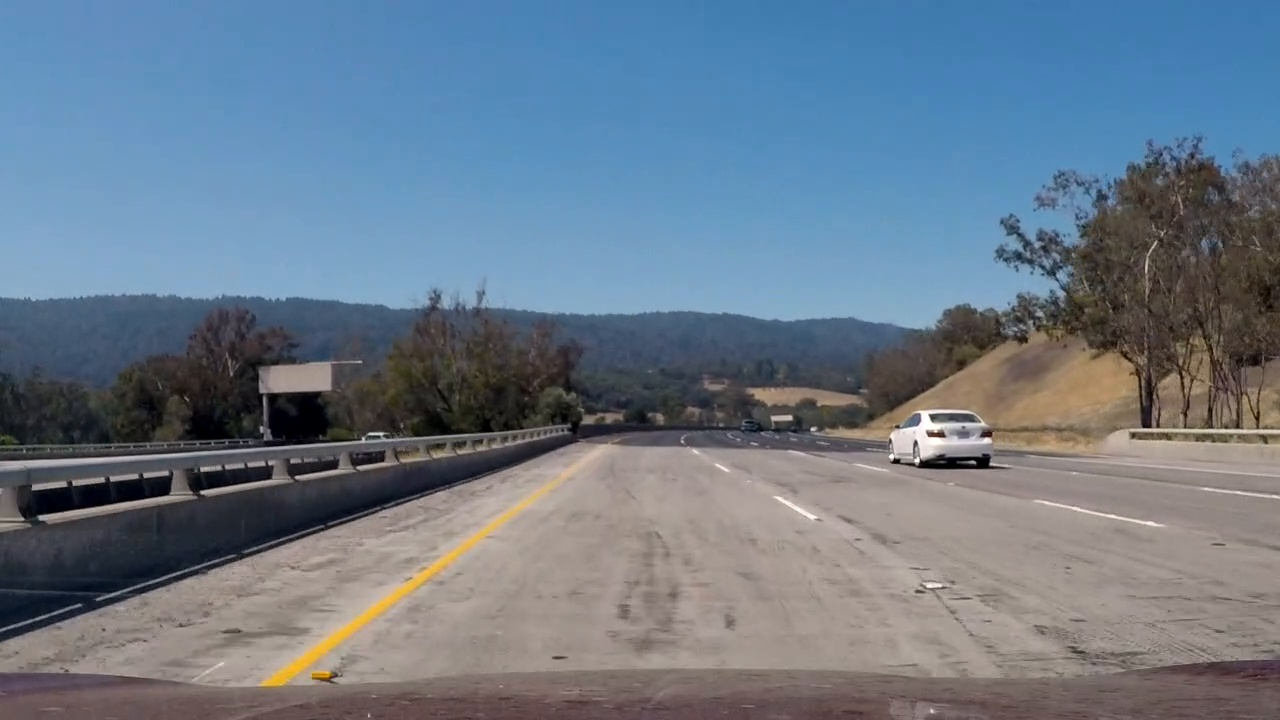
#> input picture test_images/test8.jpg, 1280 x 720 px
$ python test_highlight_lane.py   (older library calls are emulated)
#> lines starting #> are read from the running program, lines starting #| are printed output that depends on the picture; after the words box and inside, x2 and y2 are one past the last pixel; in counts of white or black regions, pixels touching at a corner belong together
### src/utils/highlight_lane.py
import cv2

from src.utils.image_pipeline import pipeline, undistort, warp
#> (reads src/calibration_matrix.p from the repository)
#> further down, test_img is the input picture: shape (720, 1280, 3); mean B, G, R 136.6, 121.4, 106.7
from src.utils.lane_detection import detect_lanes


def highlight(img):
    undistorted_img = cv2.cvtColor(undistort(img), cv2.COLOR_BGR2RGB)
    pipelined_img, unwarped, M, Minv, d_pre, d_post = pipeline(img, debug=True)
    _, pipelined_img_lanes, curvatures, offcenter = detect_lanes(pipelined_img)
    unwarped_pipelined_img_lanes = warp(pipelined_img_lanes, Minv)

    combined = cv2.addWeighted(undistorted_img, 1, unwarped_pipelined_img_lanes, 0.3, 0)
    return combined, undistorted_img, unwarped_pipelined_img_lanes

### src/utils/image_pipeline.py
import cv2
import numpy as np

from src.utils.calibration import setup_undistort
from src.utils.gradients import abs_sobel_thresh, threshold, dir_threshold, mag_thresh

undistort = setup_undistort("calibration_matrix.p")


def birds_eye_view(image, debug=False):
    src = np.float32([
        [215, 706],
        [580, 460],
        [704, 460],
        [1094, 706],
    ])

    dst = np.float32([
        [320, 720],
        [320, 0],
        [960, 0],
        [960, 720],
    ])

    M = cv2.getPerspectiveTransform(src, dst)
    Minv = cv2.getPerspectiveTransform(dst, src)
    warped = warp(image, M)
    unwarped = warp(warped, Minv)

    debug_pre = None
    debug_post = None
    if debug:
        vrx = (np.array(src, np.int32)).reshape((-1, 1, 2))
        image_bgr = cv2.cvtColor(image * 255, cv2.COLOR_GRAY2BGR)
        debug_pre = cv2.polylines(image_bgr, [vrx], True, (255, 0, 0), 3)
        vrx = (np.array(dst, np.int32)).reshape((-1, 1, 2))
        warped_bgr = cv2.cvtColor(warped * 255, cv2.COLOR_GRAY2BGR)
        debug_post = cv2.polylines(warped_bgr, [vrx], True, (255, 0, 0), 3)

    return warped, unwarped, M, Minv, debug_pre, debug_post


def warp(image, M):
    return cv2.warpPerspective(image, M, image.shape[1::-1])


def pipeline(image, debug=False):
#> called with debug = True
    image_undistorted = undistort(image)
    thresholded = thresholded_binary_image(image_undistorted)
    birdseye = birds_eye_view(thresholded, debug)
    return birdseye


def thresholded_binary_image(image):
    image_lab = cv2.cvtColor(image, cv2.COLOR_BGR2LAB)
#> image_lab: shape (720, 1280, 3); mean of channels 0, 1, 2 129.4, 127.9, 119.1
    image_hls = cv2.cvtColor(image, cv2.COLOR_BGR2HLS)
#> image_hls: shape (720, 1280, 3); mean of channels 0, 1, 2 66.1, 123, 61.7
    image_lab_l = image_lab[:, :, 0]
    image_hls_h = image_hls[:, :, 0]
    image_hls_l = image_hls[:, :, 1]
    image_hls_s = image_hls[:, :, 2]

    image_lab_l_sobel_x = abs_sobel_thresh(image_lab_l, orient='x', sobel_kernel=15, thresh=(20, 60))
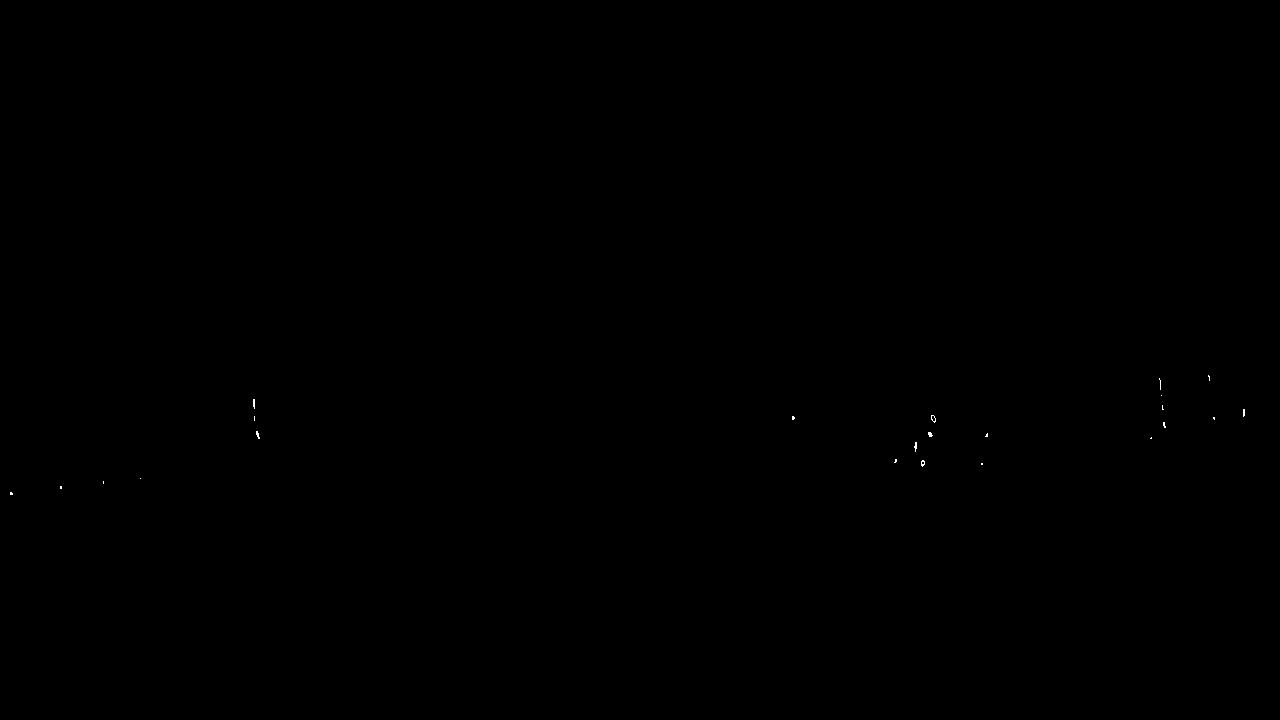
#> image_lab_l_sobel_x: shape (720, 1280); values 0 (black) and 1 (white), 0.02% white in thin lines or dots, all inside (x1, y1, x2, y2) = (10, 375, 1245, 495)

    image_lab_l_sobel_y = abs_sobel_thresh(image_lab_l, orient='y', sobel_kernel=15, thresh=(20, 120))
#> call 2 of abs_sobel_thresh, with orient = 'y', sobel_kernel = 15, thresh = (20, 120)
#> in abs_sobel_thresh (call 2), `sobel = cv2.Sobel(img, cv2.CV_64F, 0, 1, ksize=sobel_kernel)`:
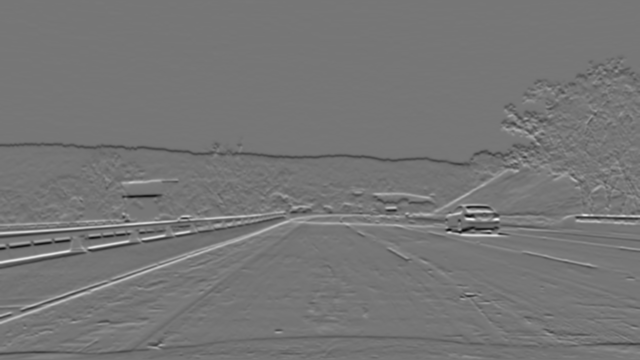
#> sobel: shape (720, 1280) float64 (shown at 1/2 size); min -4.71e+09, max 5.43e+09, mean -6929022.5; drawn with min black and max white
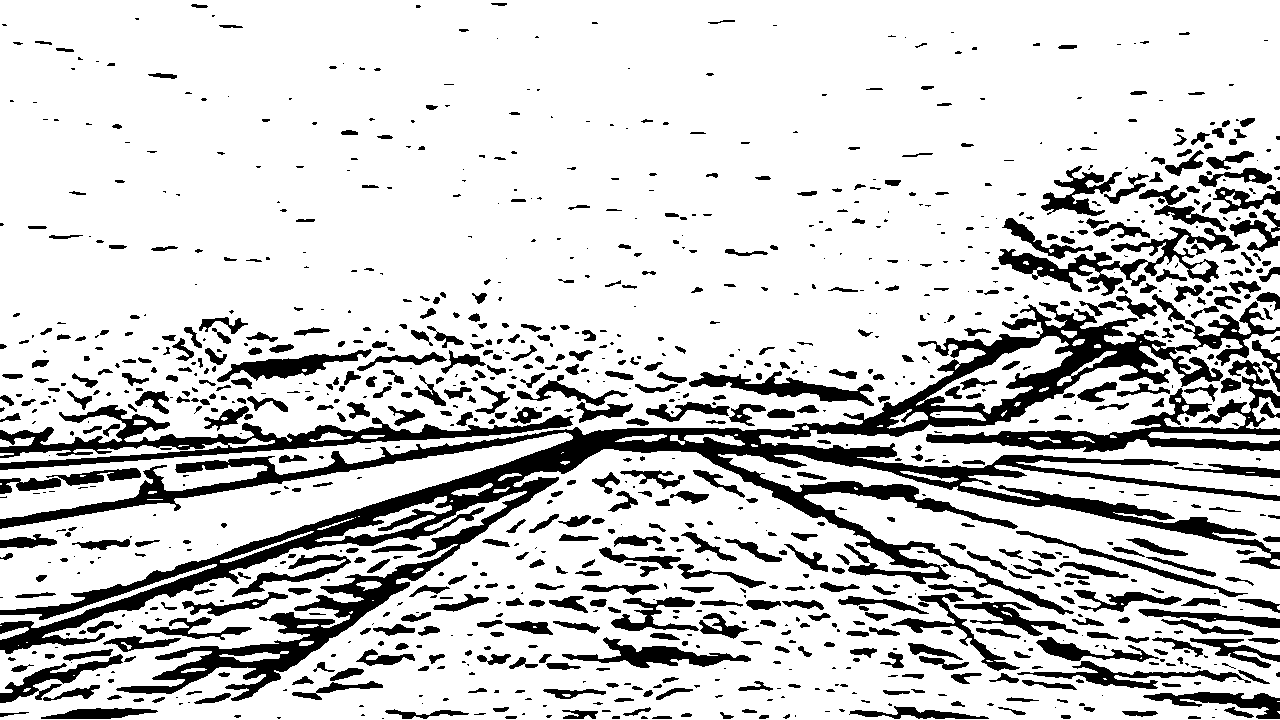
#> image_lab_l_sobel_y: shape (720, 1280); values 0 (black) and 1 (white), 80.8% white; 1105 black regions (495 under 20 px), largest, box (x1, y1, x2, y2) and area: (0, 294, 1280, 701) 65979, (0, 405, 574, 470) 8775, (926, 360, 1280, 452) 6869
    image_lab_l_sobel_mag = mag_thresh(image_lab_l, sobel_kernel=15, thresh=(110, 130))
    image_lab_l_sobel_dir = dir_threshold(image_lab_l, sobel_kernel=15, thresh=(np.pi / 4, np.pi / 2))

    image_hls_h_white = threshold(image_hls_h, thresh=(0, 255))
    image_hls_l_white = threshold(image_hls_l, thresh=(200, 255))
    image_hls_s_white = threshold(image_hls_s, thresh=(0, 255))

    image_hls_h_yellow = threshold(image_hls_h, thresh=(15, 35))
    image_hls_l_yellow = threshold(image_hls_l, thresh=(30, 205))
    image_hls_s_yellow = threshold(image_hls_s, thresh=(85, 255))

    color_binary = np.zeros_like(image_lab_l_sobel_x)
    color_binary[
        (image_lab_l_sobel_x == 1) |
        ((image_lab_l_sobel_y == 1) & (image_lab_l_sobel_mag == 1) & (image_lab_l_sobel_dir == 1)) |
        ((image_hls_h_white == 1) & (image_hls_l_white == 1) & (image_hls_s_white == 1)) |
        ((image_hls_h_yellow == 1) & (image_hls_l_yellow == 1) & (image_hls_s_yellow == 1))
        ] = 1

    return color_binary

### src/utils/gradients.py
import numpy as np
import cv2


def minmax(x, x_abs=None):
    if x_abs is None:
        x_abs = x
    return (x - np.min(x)) / (np.max(x) - np.min(x))


def threshold(img, thresh=(0, 255)):
    mask = np.zeros_like(img)
    mask[(img >= thresh[0]) & (img <= thresh[1])] = 1
    return mask


def abs_sobel_thresh(img, orient='x', sobel_kernel=3, thresh=(0, 255)):
    if orient == 'x':
        sobel = cv2.Sobel(img, cv2.CV_64F, 1, 0, ksize=sobel_kernel)
    else:
        sobel = cv2.Sobel(img, cv2.CV_64F, 0, 1, ksize=sobel_kernel)
    sobel_abs = np.absolute(sobel)
    sobel = np.uint8(255 * minmax(sobel, sobel_abs))
    mask = np.zeros_like(sobel)
    mask[(sobel > thresh[0]) & (sobel < thresh[1])] = 1
    return mask


def mag_thresh(img, sobel_kernel=3, thresh=(0, 255)):
#> called with sobel_kernel = 15, thresh = (110, 130)
    sobel_x = cv2.Sobel(img, cv2.CV_64F, 1, 0, ksize=sobel_kernel)
    sobel_y = cv2.Sobel(img, cv2.CV_64F, 0, 1, ksize=sobel_kernel)
    sobel_xy = np.sqrt(sobel_x ** 2 + sobel_y ** 2)
    sobel = np.uint8(255 * minmax(sobel_xy))
    mask = np.zeros_like(sobel)
    mask[(sobel > thresh[0]) & (sobel < thresh[1])] = 1
    return mask


def dir_threshold(img, sobel_kernel=3, thresh=(0, np.pi / 2)):
#> called with sobel_kernel = 15, thresh = (0.785, 1.57)
    sobel_x = cv2.Sobel(img, cv2.CV_64F, 1, 0, ksize=sobel_kernel)
    sobel_y = cv2.Sobel(img, cv2.CV_64F, 0, 1, ksize=sobel_kernel)
    abs_sobel_x = np.absolute(sobel_x)
    abs_sobel_y = np.absolute(sobel_y)
    direction = np.arctan2(abs_sobel_y, abs_sobel_x)
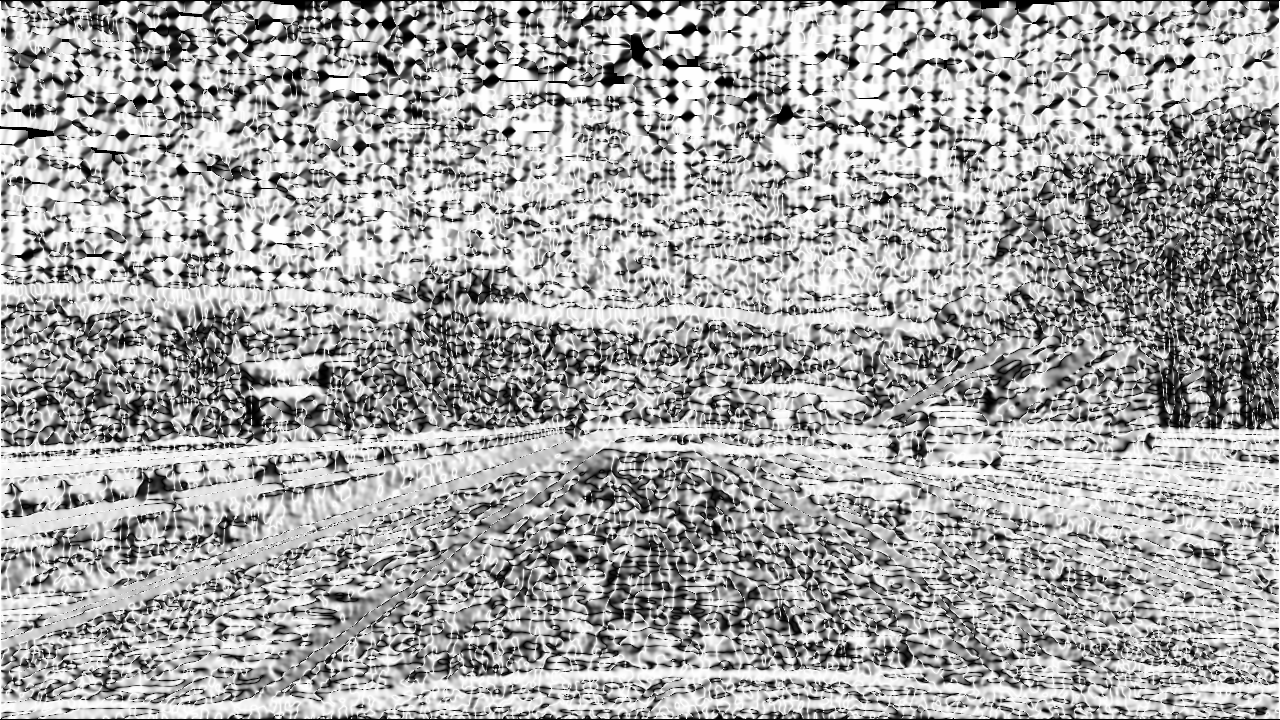
#> direction: shape (720, 1280) float64; min 0, max 1.57, mean 1.03; drawn with min black and max white
    mask = np.zeros_like(direction)
    mask[(direction > thresh[0]) & (direction < thresh[1])] = 1
    return mask

### src/utils/lane_detection.py
import numpy as np
import cv2

from src.utils.lane import Lane


def _window_mask(width, height, img, center, level):
    output = np.zeros_like(img)
    output[int(img.shape[0] - (level + 1) * height):int(img.shape[0] - level * height),
    max(0, int(center - width / 2)):min(int(center + width / 2), img.shape[1])] = 1
    return output


def _find_window_centroids(image, window_width, window_height, margin, vertical_threshold, lane):
    window_centroids = []  # Store the (left,right) window centroid positions per level
    window = np.ones(window_width)  # Create our window template that we will use for convolutions

    # First find the two starting positions for the left and right lane by using np.sum to get the vertical image slice
    # and then np.convolve the vertical image slice with the window template

    if lane.detected is False:
        # Sum quarter bottom of image to get slice, could use a different ratio
        l_sum = np.sum(image[int(2 * image.shape[0] / 3):, :int(image.shape[1] / 2)], axis=0)
        l_center = np.argmax(np.convolve(window, l_sum)) - window_width / 2
        r_sum = np.sum(image[int(2 * image.shape[0] / 3):, int(image.shape[1] / 2):], axis=0)
        r_center = np.argmax(np.convolve(window, r_sum)) - window_width / 2 + int(image.shape[1] / 2)
    else:
        l_center = np.clip(lane.left_curve(image.shape[0] - 1), 0, image.shape[1] - 1)
        r_center = np.clip(lane.right_curve(image.shape[0] - 1), 0, image.shape[1] - 1)

    # Add what we found for the first layer
    # window_centroids.append((l_center, r_center))

    # Go through each layer looking for max pixel locations
    for level in range(0, int(image.shape[0] / window_height)):
        # convolve the window into the vertical slice of the image
        image_layer = np.sum(
            image[int(image.shape[0] - (level + 1) * window_height):int(image.shape[0] - level * window_height), :],
            axis=0)
        conv_signal = np.convolve(window, image_layer)
        # Find the best left centroid by using past left center as a reference
        # Use window_width/2 as offset because convolution signal reference is at right side of window, not center of window
        offset = window_width / 4
        l_min_index = int(max(l_center + offset - margin, 0))
        l_max_index = int(min(l_center + offset + margin, image.shape[1]))
        l_value = np.argmax(conv_signal[l_min_index:l_max_index])
        if l_value >= vertical_threshold:
            l_center = l_value + l_min_index - offset
        # Find the best right centroid by using past right center as a reference
        r_min_index = int(max(r_center + offset - margin, 0))
        r_max_index = int(min(r_center + offset + margin, image.shape[1]))
        r_value = np.argmax(conv_signal[r_min_index:r_max_index])
        if r_value >= vertical_threshold:
            r_center = r_value + r_min_index - offset
        # Add what we found for that layer
        window_centroids.append((l_center, r_center, l_value, r_value, conv_signal))

    return window_centroids


def _plot_masks(l_center, r_center):
    if len(l_center) == 0:
        l_center = np.array([[1, 0], [10, 0]])
    if len(r_center) == 0:
        r_center = np.array([[1, 0], [10, 0]])

    leftx = [i[0] for i in l_center]
    lefty = [i[1] for i in l_center]
    rightx = [i[0] for i in r_center]
    righty = [i[1] for i in r_center]

    left_fit = np.polyfit(leftx, lefty, 2)
    right_fit = np.polyfit(rightx, righty, 2)

    left_curve = np.poly1d(left_fit)
    right_curve = np.poly1d(right_fit)

    return left_fit, right_fit, left_curve, right_curve


def _lane_shape(image_width, left_curve, right_curve, lane):
    left_fitx = np.empty([image_width])
    right_fitx = np.empty([image_width])
    ploty = np.empty([image_width])
    for i in range(0, image_width):
        ploty[i] = i
        left_fitx[i] = lane.left_curve_smooth(i)  # left_curve(i)
        right_fitx[i] = lane.right_curve_smooth(i)  # right_curve(i)

    pts_left = np.array([np.transpose(np.vstack([left_fitx, ploty]))])
    pts_right = np.array([np.flipud(np.transpose(np.vstack([right_fitx, ploty])))])
    return np.hstack((pts_left, pts_right))


def _curve_radius(y_eval, l_center, r_center):
    if len(l_center) == 0:
        l_center = np.array([[1, 0], [10, 0]])
    if len(r_center) == 0:
        r_center = np.array([[1, 0], [10, 0]])

    leftx = [i[0] for i in l_center]
    lefty = [i[1] for i in l_center]
    rightx = [i[0] for i in r_center]
    righty = [i[1] for i in r_center]

    ym_per_pix = 30 / 720
    xm_per_pix = 3.7 / 640

    left_fit_cr = np.polyfit(np.multiply(leftx, ym_per_pix), np.multiply(lefty, xm_per_pix), 2)
    right_fit_cr = np.polyfit(np.multiply(rightx, ym_per_pix), np.multiply(righty, xm_per_pix), 2)

    left_curverad = ((1 + (2 * left_fit_cr[0] * y_eval * ym_per_pix + left_fit_cr[1]) ** 2) ** 1.5) / np.absolute(
        2 * left_fit_cr[0])

    right_curverad = ((1 + (2 * right_fit_cr[0] * y_eval * ym_per_pix + right_fit_cr[1]) ** 2) ** 1.5) / np.absolute(
        2 * right_fit_cr[0])

    return left_curverad, right_curverad


def _offcenter_position(y_eval, image_width, left_curve, right_curve):
    xm_per_pix = 3.7 / 640
    return ((left_curve(y_eval) + (right_curve(y_eval) - left_curve(y_eval)) / 2) - (image_width / 2)) * xm_per_pix


def curv_error(curvatures):
    return abs(curvatures[0] - curvatures[1]) / ((curvatures[0] + curvatures[1]) / 2)


def detect_lanes(image, window_dims=(70, 90), margin=120, lane=Lane()):
    vertical_threshold = 2000 / window_dims[1]

    # image = image[:, :, 0]
    window_centroids = _find_window_centroids(image, window_dims[0], window_dims[1], margin, vertical_threshold, lane)
    lane.detected = False

    if len(window_centroids) > 0:
        l_points = np.zeros_like(image)
        r_points = np.zeros_like(image)

        l_center = []
        r_center = []
        for level in range(0, len(window_centroids)):
            # Window_mask is a function to draw window areas
            if window_centroids[level][2] >= vertical_threshold:
                l_mask = _window_mask(window_dims[0], window_dims[1], image, window_centroids[level][0], level)
                l_points[(l_points == 255) | (l_mask == 1)] = 255
                l_center.append((image.shape[0] - ((level + 0.5) * window_dims[1]), window_centroids[level][0]))

            if window_centroids[level][3] >= vertical_threshold:
                r_mask = _window_mask(window_dims[0], window_dims[1], image, window_centroids[level][1], level)
                r_points[(r_points == 255) | (r_mask == 1)] = 255
                r_center.append((image.shape[0] - ((level + 0.5) * window_dims[1]), window_centroids[level][1]))

        left_fit, right_fit, left_curve, right_curve = _plot_masks(np.array(l_center), np.array(r_center))

        curvatures = _curve_radius(image.shape[0] - 1, np.array(l_center, dtype=np.float32),
                                   np.array(r_center, dtype=np.float32))
        offcenter = _offcenter_position(image.shape[0] - 1, image.shape[1], left_curve, right_curve)
        if curv_error(curvatures) < 1.8:
            lane.detected = True
            lane.left_curve = left_curve
            lane.left_curve_history.append(left_curve)
            lane.right_curve = right_curve
            lane.right_curve_history.append(right_curve)

        for y in range(0, image.shape[0]):
            l_points[y, int(left_curve(y)) - 5:int(left_curve(y)) + 5] = 255
            r_points[y, int(right_curve(y)) - 5:int(right_curve(y)) + 5] = 255

        zero_channel = np.zeros_like(image)  # create a zero color channel
        template = np.array(cv2.merge((r_points, l_points, zero_channel)), np.uint8)  # make window pixels green
        warpage = np.dstack((image, image, image)) * 255  # making the original road pixels 3 color channels

        output = cv2.addWeighted(warpage, 1, template, 0.5, 0.0)  # overlay the orignal road image with window results

        output_shape = np.dstack((zero_channel, zero_channel, zero_channel))
        pts = _lane_shape(image.shape[0], left_curve, right_curve, lane)
        cv2.fillPoly(output_shape, np.int32([pts]), (0, 255, 0))

    else:
        curvatures = (0.0, 0.0)
        offcenter = 0.0
        output = np.array(cv2.merge((image, image, image)), np.uint8)
        output_shape = np.array(cv2.merge((image, image, image)), np.uint8)

    return output, output_shape, curvatures, offcenter

### src/utils/lane.py
import numpy as np


class Lane:
    def __init__(self):
        self.detected = False
        self.left_curve = None
        self.right_curve = None
        self.left_curve_history = []
        self.right_curve_history = []

    def left_curve_smooth(self, i, window=4):
        # trim everyting except the last N curve values to avoid a memory overload
        self.left_curve_history = self.left_curve_history[-window:]
        return np.mean([left_curve(i) for left_curve in self.left_curve_history])

    def right_curve_smooth(self, i, window=4):
        self.right_curve_history = self.right_curve_history[-window:]
        return np.mean([right_curve(i) for right_curve in self.right_curve_history])

### src/utils/calibration.py
import glob
import cv2
import numpy as np
import pickle


# [29 lines left out: functions _initialize_object_points, get_distortion_matrix, not called in this run]


def setup_undistort(calibration_matrix_path):
    distortion_matrix = pickle.load(open(calibration_matrix_path, "rb"))
    mtx = distortion_matrix["mtx"]
    dist = distortion_matrix["dist"]

    return lambda img: cv2.undistort(img, mtx, dist, None, mtx)

### src/test_highlight_lane.py
import cv2
import matplotlib.pyplot as plt
from src.utils.highlight_lane import highlight

test_img = cv2.imread('../test_images/test8.jpg')
combined, undistorted, lanes = highlight(test_img)
#> (the rest of the program and of its run is left out)
